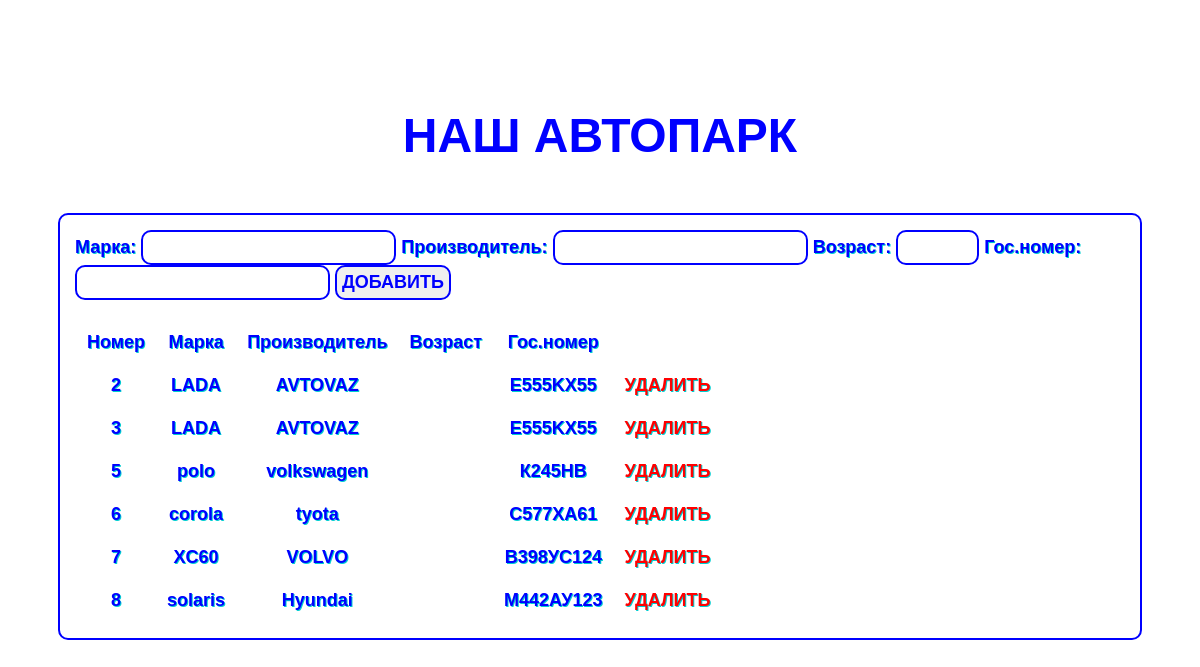
The page / on the database its author committed.
### mobil/models.py (models this page shows)
class Avto(models.Model):
    marka = models.CharField(max_length=20)
    zavod = models.CharField(max_length=20)
    yaer = models.IntegerField()
    nomer = models.CharField(max_length=9)

### mobil/views.py (the view)
# urls.py: path('', views.index, name='home'),
def index(req):
    forma = Avtomotor()
    av = Avto.objects.all()
    data = {'forma': forma, 'avtobasa': av}
    return render(req, 'index.html', context=data)

### mobil/forms.py
class Avtomotor(forms.Form):
    marka1 = forms.CharField(label='Марка', max_length=20)
    zavod1 = forms.CharField(label='Производитель',max_length=20)
    yaer1 = forms.IntegerField(label='Возраст',max_value=120, min_value=1)
    nomer1 = forms.CharField(label='Гос.номер',max_length=9)

### templates/index.html (shortened to what this page needs)
<!DOCTYPE html>
{% load static %}
<html lang="en">
<head>
    <link rel="stylesheet" href="{% static 'css/style1.css' %}">
</head>
<body>
<h2>НАШ АВТОПАРК</h2>
<div>
<form action="create/" method="POST">
    {{ forma }}
    <input type="submit" value="ДОБАВИТЬ">
</form>
    <table>
        <tr><td>Номер</td><td>Марка</td><td>Производитель</td><td>Возраст</td><td>Гос.номер</td></tr>
        {% for one in avtobasa %}
            <tr>
                <td>{{ one.id }}</td>
                <td>{{ one.marka }}</td>
                <td>{{ one.zavod }}</td>
                <td>{{ one.year }}</td>
                <td>{{ one.nomer }}</td>
                <td><a href="{% url 'del' one.id %}">УДАЛИТЬ</a></td>
            </tr>
        {% endfor %}
    </table>
</div>
</body>
</html>

### mobil/static/css/style1.css (style rules this page uses)
body { background-image: url("https://webpulse.imgsmail.ru/imgpreview?mb=webpulse&key=pulse_cabinet-image-5c89565b-703c-419d-b755-409de4dc0fc6"); background-repeat: no-repeat; background-size: 100%; padding: 50px; background-attachment: fixed; }
h2 { color: blue;font-weight: bold;font-family: Arial; text-align: center;padding: 10px;font-size: 48px; }
input { border-radius: 10px;border: 2px solid blue; color: blue; padding: 5px;font-weight: bold;font-family: Arial; font-size: 18px; }
form { color: blue; padding: 10px;font-weight: bold;font-family: Arial;font-size: 18px; }
div { background-color: rgba(255,255,255,0.3); text-shadow: 1px 1px darkturquoise; padding: 5px;border-radius: 10px;border: 2px solid blue; }
table { color: blue;font-weight: bold;font-family: Arial; text-align: center;font-size: 18px;margin: 10px; }
td { padding: 10px; }
a { color: red;text-decoration: none; }

### rows shown on the page
Avto: id "2", marka "LADA", zavod "AVTOVAZ", nomer "E555KX55"
Avto: id "3", marka "LADA", zavod "AVTOVAZ", nomer "E555KX55"
Avto: id "5", marka "polo", zavod "volkswagen", nomer "К245НВ"
Avto: id "6", marka "corola", zavod "tyota", nomer "С577ХА61"
Avto: id "7", marka "XC60", zavod "VOLVO", nomer "В398УС124"
Avto: id "8", marka "solaris", zavod "Hyundai", nomer "М442АУ123"
